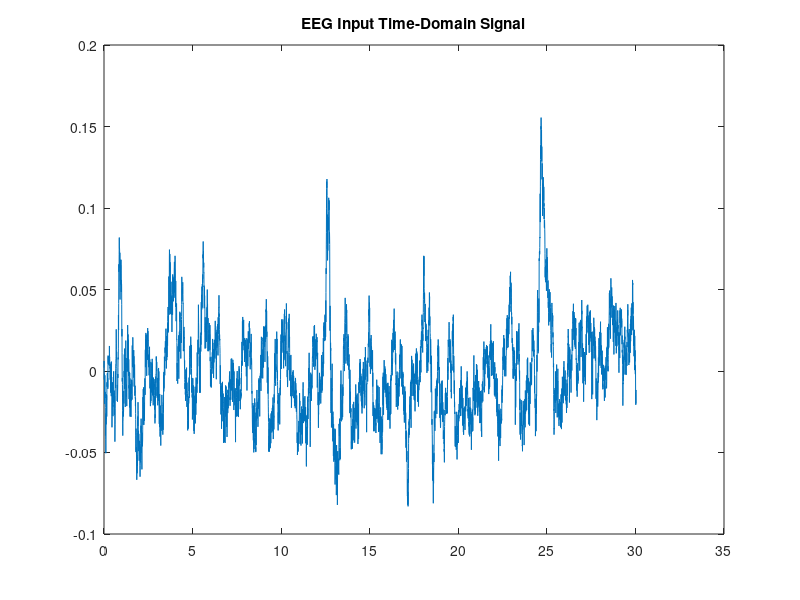

Write the MATLAB code that produced this figure. (Note: this script raises an error after producing the figure.)
load('EEGdata_assignment4.mat');

%Input Time-Domain Waveform Plot
n = 0:(length(EEGa4)-1);
t = n/Fs;
figure
plot(t,EEGa4)
title('EEG Input Time-Domain Signal');

%Magnitude and Phase spectra of the Input Waveform
[M,ph,f] = fourier_dt(EEGa4,Fs,'half');
figure('Name', 'Magnitude and Phase Spectra of EEG Input', 'NumberTitle', 'off');
subplot(2,1,1);
plot(f, M)
ylabel('|X(f)| (mV)');
title('Magnitude Spectra of EEG Input');
subplot(2,1,2);
plot(f,ph)
ylabel('\angleX(f)')
title('Phase Spectra of EEG Input');
xlabel('f (Hz)');

%Output Time-Domain with Filter against Input Time-Domain
y = filter(Hd_EEG_FIR,EEGa4);
figure
plot(t,y)
title('EEG Input and EEG FIR Filter Output Time-Domain Signal Comparison');
hold on
plot(t,EEGa4)
shg

%Magnitude and Phase spectra of Output Waveform
[My,phy,fy] = fourier_dt(y,Fs,'half');
figure('Name', 'Magnitude and Phase Spectra of EEG Input and FIR Filter Output Comparison', 'NumberTitle', 'off');
subplot(2,1,1);
plot(f, M)
ylabel('|X(f)| (mV)');
xlim([45 75])
title('Magnitude Spectra of EEG Input and FIR Filter Output Comparison');
hold on
plot(fy,My)
shg
subplot(2,1,2);
plot(f,ph)
ylabel('\angleX(f)')
title('Phase Spectra of EEG Input and FIR Filter Output Comparison');
xlabel('f (Hz)');
hold on
plot(fy,phy)
shg

